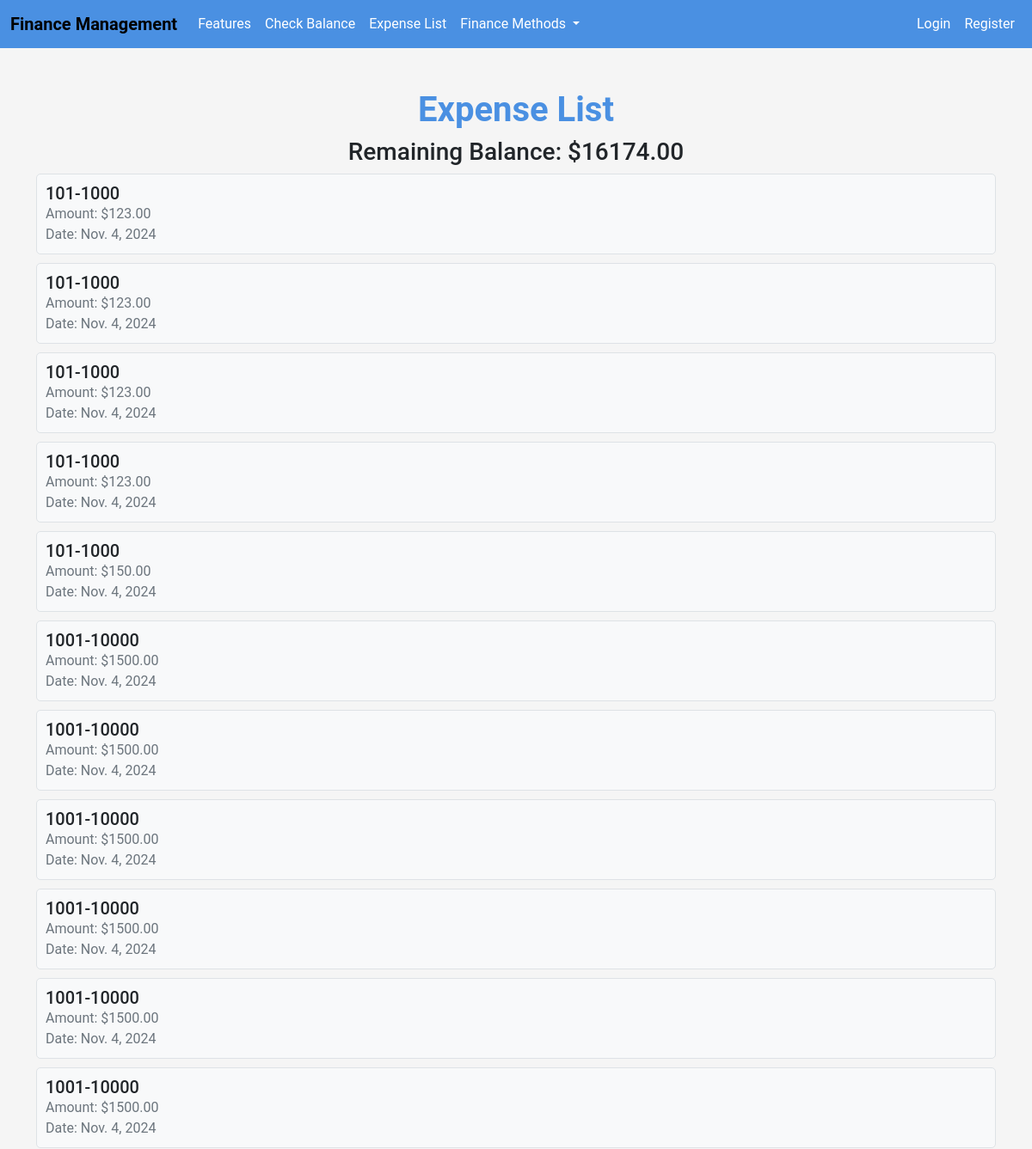
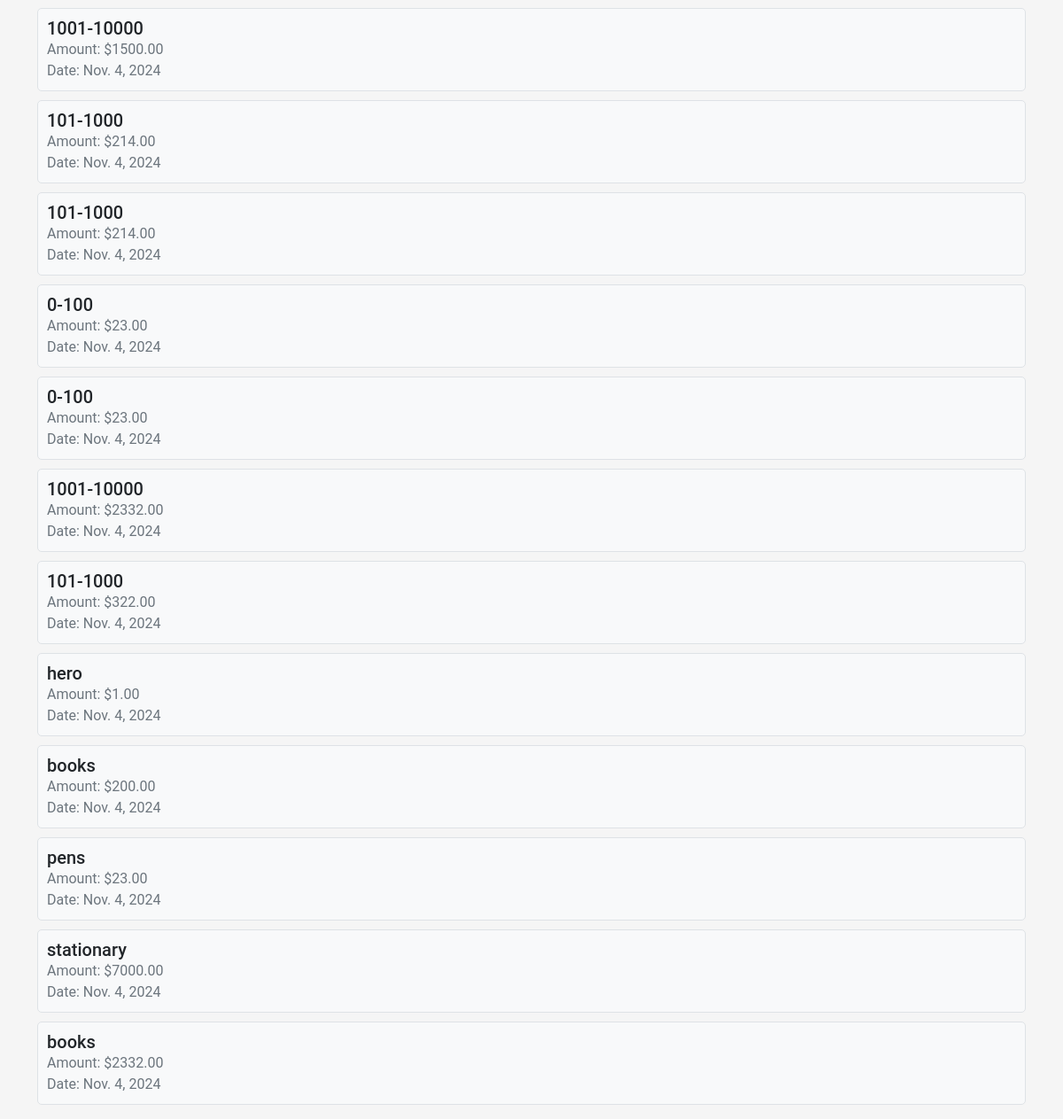
The page /UserApp/expense_list/ on the database its author committed (2 pictures, top to bottom).
### UserApp/models.py (models this page shows)
class Expense(models.Model):
    name = models.CharField(max_length=100)
    amount = models.DecimalField(max_digits=10, decimal_places=2)
    date = models.DateField(default=timezone.now)

### UserApp/views.py (the view)
# urls.py: path('expense_list/', views.expense_list, name='expense_list'),
def expense_list(request):
    expenses = Expense.objects.all()
    total_expenses = sum(expense.amount for expense in expenses)
    balance = Balance.objects.first()
    remaining_balance = balance.initial_balance - total_expenses if balance else 0
    return render(request, 'UserApp/ExpenceList.html', {'expenses': expenses, 'total_expenses': total_expenses, 'remaining_balance': remaining_balance})

### templates/UserApp/ExpenceList.html (shortened to what this page needs)
{% load static %}
<html>
<head>
    <link href="https://cdn.jsdelivr.net/npm/bootstrap@5.3.3/dist/css/bootstrap.min.css" rel="stylesheet">
</head>
<body style="background-color: #f5f5f5; font-family: 'Roboto', sans-serif;">
    <nav class="navbar navbar-expand-lg" style="background-color: #4a90e2;">
        <div class="container-fluid">
            <a class="navbar-brand" href="{% url 'homepagecall' %}" style="font-weight: bold;">Finance Management</a>
            <div class="collapse navbar-collapse" id="navbarNavDropdown">
                <ul class="navbar-nav">
                    <li class="nav-item">
                        <a class="nav-link" href="#" style="color: #fff;">Features</a>
                    </li>
                    <li class="nav-item">
                        <a class="nav-link" href="{% url 'UserApp:balancecheckpagecall' %}" style="color: #fff;">Check Balance</a>
                    </li>
                    <li class="nav-item">
                        <a class="nav-link" href="{% url 'UserApp:expense_list' %}" style="color: #fff;">Expense List</a>
                    </li>
                    <li class="nav-item dropdown">
                        <a class="nav-link dropdown-toggle" href="#" id="navbarDropdownMenuLink" role="button" data-bs-toggle="dropdown" aria-expanded="false" style="color: #fff;">
                            Finance Methods
                        </a>
                    </li>
                </ul>
            </div>
            <ul class="navbar-nav ms-auto">
                    <li class="nav-item">
                        <a class="nav-link" href="{% url 'Loginpagecall' %}" style="color: #fff;">Login</a>
                    </li>
                    <li class="nav-item">
                        <a class="nav-link" href="{% url 'Registerpagecall' %}" style="color: #fff;">Register</a>
                    </li>
            </ul>
        </div>
    </nav>
    <div class="container mt-5" style="margin-top: 50px;">
        <h1 class="text-center" style="color: #4a90e2; font-weight: bold;">Expense List</h1>
        <div class="text-center">
            <h3>Remaining Balance: ${{ remaining_balance }}</h3>
        </div>
        <ul class="expense-list" style="list-style-type: none; padding: 0;">
            {% for expense in expenses %}
                <li class="expense-item" style="background-color: #f8f9fa; border: 1px solid #dee2e6; border-radius: 5px; padding: 10px; margin-bottom: 10px; transition: background-color 0.3s, transform 0.3s;">
                    <h5 style="margin: 0; font-size: 1.25rem;">{{ expense.name }}</h5>
                    <p style="margin: 0; color: #6c757d;">Amount: ${{ expense.amount }}</p>
                    <p style="margin: 0; color: #6c757d;">Date: {{ expense.date }}</p>
                </li>
            {% endfor %}
        </ul>
    </div>
</body>
</html>

### rows shown on the page
Expense: name "101-1000", amount "123.00", date "Nov. 4, 2024"
Expense: name "101-1000", amount "123.00", date "Nov. 4, 2024"
Expense: name "101-1000", amount "123.00", date "Nov. 4, 2024"
Expense: name "101-1000", amount "123.00", date "Nov. 4, 2024"
Expense: name "101-1000", amount "150.00", date "Nov. 4, 2024"
Expense: name "1001-10000", amount "1500.00", date "Nov. 4, 2024"
Expense: name "1001-10000", amount "1500.00", date "Nov. 4, 2024"
Expense: name "1001-10000", amount "1500.00", date "Nov. 4, 2024"
Expense: name "1001-10000", amount "1500.00", date "Nov. 4, 2024"
Expense: name "1001-10000", amount "1500.00", date "Nov. 4, 2024"
Expense: name "1001-10000", amount "1500.00", date "Nov. 4, 2024"
Expense: name "1001-10000", amount "1500.00", date "Nov. 4, 2024"
Expense: name "101-1000", amount "214.00", date "Nov. 4, 2024"
Expense: name "101-1000", amount "214.00", date "Nov. 4, 2024"
Expense: name "0-100", amount "23.00", date "Nov. 4, 2024"
Expense: name "0-100", amount "23.00", date "Nov. 4, 2024"
Expense: name "1001-10000", amount "2332.00", date "Nov. 4, 2024"
Expense: name "101-1000", amount "322.00", date "Nov. 4, 2024"
Expense: name "hero", amount "1.00", date "Nov. 4, 2024"
Expense: name "books", amount "200.00", date "Nov. 4, 2024"
Expense: name "pens", amount "23.00", date "Nov. 4, 2024"
Expense: name "stationary", amount "7000.00", date "Nov. 4, 2024"
Expense: name "books", amount "2332.00", date "Nov. 4, 2024"

### other values the page prints
{{ remaining_balance }} "16174.00"
